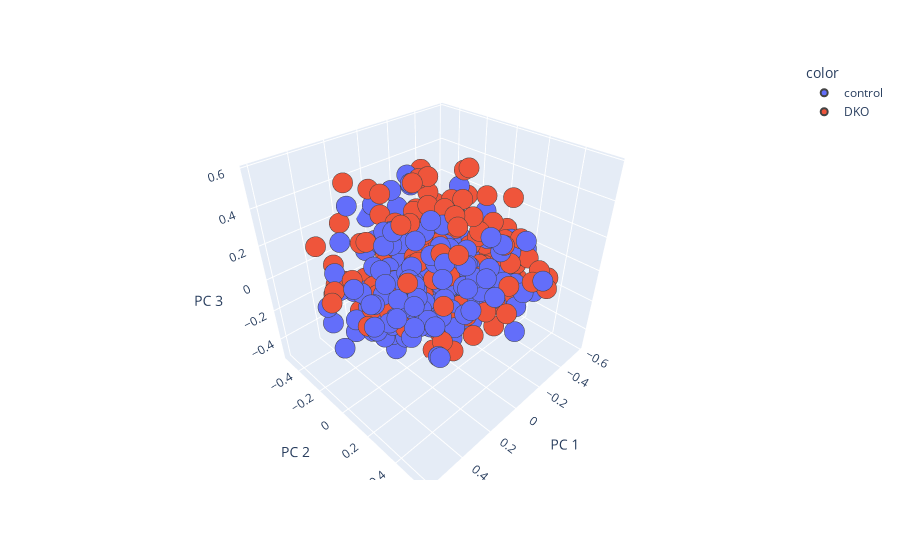

Here is the notebook cell this chart was saved with:
### Code cell
PlotlyPCAkernel(df[overlap_metabolites], df['group'])

### Figure 1 — Plotly figure (JSON) as saved in the notebook; plotly's stock layout.template omitted (floating-point values rounded to 4 significant figures; data arrays with more than 128 entries replaced by an {"elided": "..."} marker saying what was removed)
{"data": [{"hovertemplate": "color=control<br>PC 1=%{x}<br>PC 2=%{y}<br>PC 3=%{z}<extra></extra>", "legendgroup": "control", "marker": {"color": "#636efa", "line": {"width": 2}, "size": 7, "symbol": "circle"}, "mode": "markers", "name": "control", "opacity": 1, "scene": "scene", "showlegend": true, "type": "scatter3d", "x": {"elided": "238 float values"}, "y": {"elided": "238 float values"}, "z": {"elided": "238 float values"}}, {"hovertemplate": "color=DKO<br>PC 1=%{x}<br>PC 2=%{y}<br>PC 3=%{z}<extra></extra>", "legendgroup": "DKO", "marker": {"color": "#EF553B", "line": {"width": 2}, "size": 7, "symbol": "circle"}, "mode": "markers", "name": "DKO", "opacity": 1, "scene": "scene", "showlegend": true, "type": "scatter3d", "x": {"elided": "221 float values"}, "y": {"elided": "221 float values"}, "z": {"elided": "221 float values"}}], "layout": {"legend": {"title": {"text": "color"}, "tracegroupgap": 0}, "margin": {"t": 60}, "scene": {"domain": {"x": [0, 1], "y": [0, 1]}, "xaxis": {"title": {"text": "PC 1"}}, "yaxis": {"title": {"text": "PC 2"}}, "zaxis": {"title": {"text": "PC 3"}}}}}
